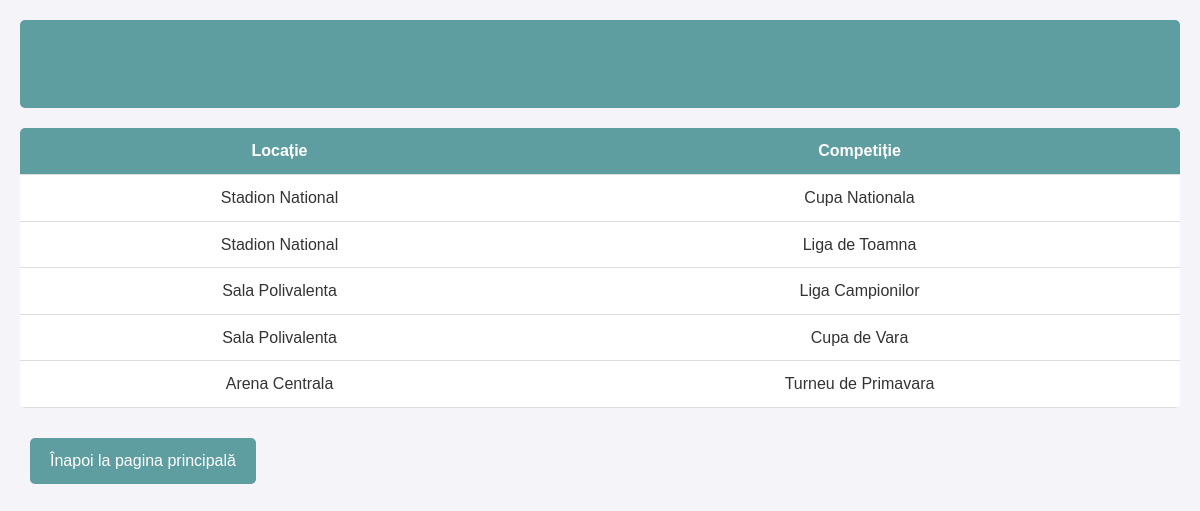
The app's page /locations.php with its own data.
### tables this page shows
CREATE TABLE `locatii` (
  `ID_Locatie` int(11) NOT NULL,
  `Nume` varchar(100) NOT NULL,
  `Adresa` varchar(200) DEFAULT NULL,
  `Cod_Postal` varchar(10) DEFAULT NULL
);

CREATE TABLE `competitii` (
  `ID_Competitie` int(11) NOT NULL,
  `Nume` varchar(100) NOT NULL,
  `Data_incepere` date NOT NULL,
  `Data_incheriere` date NOT NULL
);

### locations.php (the view, shortened to what this page needs)
<?php
include 'db.php';
$query = "SELECT L.Nume AS Locatie, C.Nume AS Competitie
          FROM competitii_locatii CL
          JOIN Locatii L ON CL.ID_locatie = L.ID_locatie
          JOIN Competitii C ON CL.ID_competitie = C.ID_competitie";
$result = $conn->query($query);
?>
<!DOCTYPE html>
<html lang="ro">
<head>
    <link rel="stylesheet" href="stil.css">
</head>
<body>
<div class="header">
    <h2>Locații și Competiții</h2>
</div>
<div class="content">
    <table>
        <thead>
            <tr>
                <th>Locație</th>
                <th>Competiție</th>
            </tr>
        </thead>
        <tbody>
            <?php while ($row = $result->fetch_assoc()): ?>
                <tr>
                    <td><?php echo $row['Locatie']; ?></td>
                    <td><?php echo $row['Competitie']; ?></td>
                </tr>
            <?php endwhile; ?>
        </tbody>
    </table>
    <p><a href="index.php" class="btn">Înapoi la pagina principală</a></p>
</div>
</body>
</html>

### stil.css (style rules this page uses)
* { margin: 0; padding: 0; box-sizing: border-box; }
body { font-family: Arial, sans-serif; font-size: 16px; line-height: 1.6; background-color: #f4f4f9; color: #333; padding: 20px; }
.header { background-color: #5F9EA0; color: white; text-align: center; padding: 20px; border-radius: 5px; }
.content { margin-top: 20px; }
table { width: 100%; border-collapse: collapse; margin: 20px 0; background: white; border-radius: 5px; overflow: hidden; }
table th, table td { text-align: left; padding: 10px; border-bottom: 1px solid #ddd; }
table th { background-color: #5F9EA0; color: white; text-align: center; }
table td { text-align: center; }
.btn { display: inline-block; background: #5F9EA0; color: white; padding: 10px 20px; text-decoration: none; border-radius: 5px; margin: 10px; font-size: 16px; transition: background 0.3s ease; }
a { text-decoration: none; }
h2, h3 { color: #5F9EA0; text-align: center; margin-bottom: 10px; }

### records on screen
locatii: Nume "Stadion National", competitii.Nume "Cupa Nationala", competitii.Nume "Liga de Toamna"
locatii: Nume "Sala Polivalenta", competitii.Nume "Liga Campionilor", competitii.Nume "Cupa de Vara"
locatii: Nume "Arena Centrala", competitii.Nume "Turneu de Primavara"
